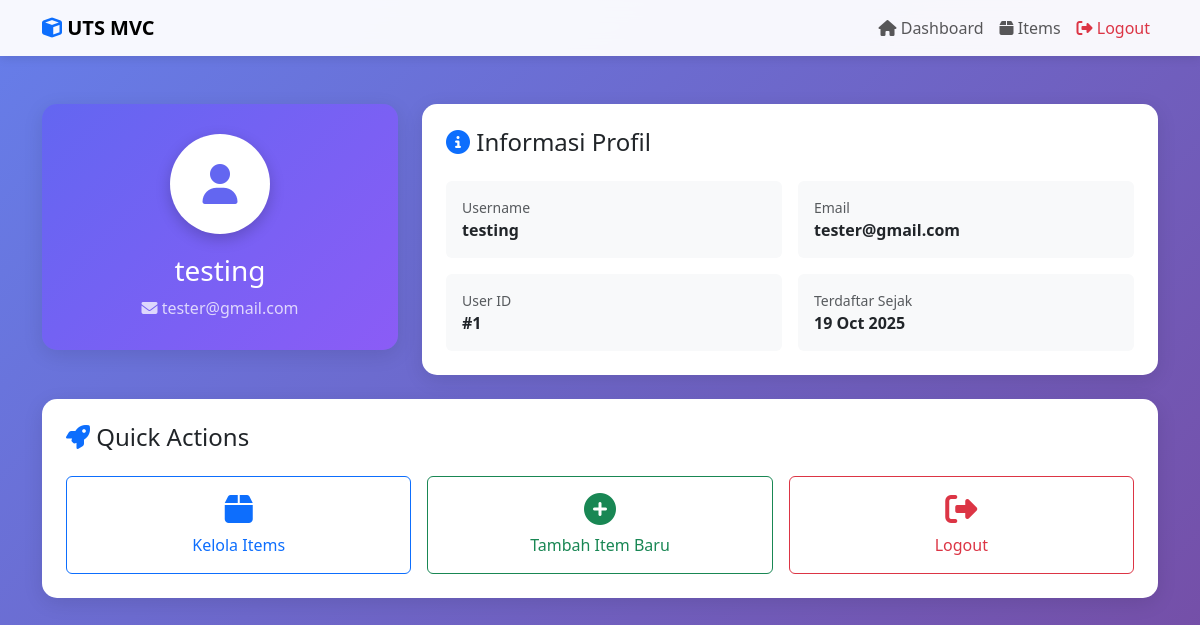
Screenshot of /webdemo_mvc/dashboard (signed in) with the database file from the repository.
### tables this page shows
CREATE TABLE users (
    id INT AUTO_INCREMENT PRIMARY KEY,
    username VARCHAR(50) UNIQUE NOT NULL,
    email VARCHAR(100) UNIQUE NOT NULL,
    password VARCHAR(255) NOT NULL,
    created_at TIMESTAMP DEFAULT CURRENT_TIMESTAMP,
    updated_at TIMESTAMP DEFAULT CURRENT_TIMESTAMP ON UPDATE CURRENT_TIMESTAMP,
    INDEX idx_username (username),
    INDEX idx_email (email)
);

### app/controllers/DashboardController.php (called while the page is built, shortened)
<?php
require_once __DIR__ . '/../models/User.php';
class DashboardController {
    public function index() {
        $userModel = new User();
        $user = $userModel->findById($_SESSION['user_id']);
        require __DIR__ . '/../views/dashboard/index.php';
    }
}
?>

### app/config/Database.php (called while the page is built, shortened)
<?php
class Database {
    private static $instance = null;
    private $conn;
    private $host = 'localhost';
    private $db_name = 'if0_40201504_uts_mvc';
    private $username = 'root';
    private $password = '';
    private $charset = 'utf8mb4';
    private function __construct() {
        try {
            $dsn = "mysql:host={$this->host};dbname={$this->db_name};charset={$this->charset}";
            $options = [
                PDO::ATTR_ERRMODE            => PDO::ERRMODE_EXCEPTION,
                PDO::ATTR_DEFAULT_FETCH_MODE => PDO::FETCH_ASSOC,
                PDO::ATTR_EMULATE_PREPARES   => false,
            ];
            $this->conn = new PDO($dsn, $this->username, $this->password, $options);
        } catch(PDOException $e) {
            die("Connection failed: " . $e->getMessage());
        }
    }
    public static function getInstance() {
        if (self::$instance === null) {
            self::$instance = new self();
        }
        return self::$instance;
    }
    public function getConnection() {
        return $this->conn;
    }
}
?>

### app/models/user.php (called while the page is built, shortened)
<?php
require_once __DIR__ . '/../config/Database.php';
class User {
    private $conn;
    private $table = 'users';
    public function __construct() {
        $database = Database::getInstance();
        $this->conn = $database->getConnection();
    }
    public function findById($id) {
        try {
            $query = "SELECT * FROM {$this->table} WHERE id = :id LIMIT 1";
            $stmt = $this->conn->prepare($query);
            $stmt->execute([':id' => $id]);
            return $stmt->fetch();
        } catch(PDOException $e) {
            error_log("User Find Error: " . $e->getMessage());
            return null;
        }
    }
}
?>

### app/views/dashboard/index.php (the view, shortened to what this page needs)
<?php require __DIR__ . '/../layouts/header.php'; ?>
<div class="container mt-5">
    <div class="row">
        <div class="col-lg-4 mb-4">
            <div class="card profile-badge">
                <div class="profile-avatar">
                    <i class="fas fa-user"></i>
                </div>
                <h3 class="mb-2"><?php echo htmlspecialchars($_SESSION['username']); ?></h3>
                <p class="mb-0 opacity-75">
                    <i class="fas fa-envelope"></i> <?php echo htmlspecialchars($_SESSION['email']); ?>
                </p>
            </div>
        </div>
        <div class="col-lg-8 mb-4">
            <div class="card">
                <div class="card-body p-4">
                    <h4 class="mb-4"><i class="fas fa-info-circle text-primary"></i> Informasi Profil</h4>
                    <div class="row g-3">
                        <div class="col-md-6">
                            <div class="p-3 bg-light rounded">
                                <small class="text-muted d-block">Username</small>
                                <strong><?php echo htmlspecialchars($user['username']); ?></strong>
                            </div>
                        </div>
                        <div class="col-md-6">
                            <div class="p-3 bg-light rounded">
                                <small class="text-muted d-block">Email</small>
                                <strong><?php echo htmlspecialchars($user['email']); ?></strong>
                            </div>
                        </div>
                        <div class="col-md-6">
                            <div class="p-3 bg-light rounded">
                                <small class="text-muted d-block">User ID</small>
                                <strong>#<?php echo $user['id']; ?></strong>
                            </div>
                        </div>
                        <div class="col-md-6">
                            <div class="p-3 bg-light rounded">
                                <small class="text-muted d-block">Terdaftar Sejak</small>
                                <strong><?php echo date('d M Y', strtotime($user['created_at'])); ?></strong>
                            </div>
                        </div>
                    </div>
                </div>
            </div>
        </div>
    </div>
    <div class="row">
        <div class="col-12">
            <div class="card">
                <div class="card-body p-4">
                    <h4 class="mb-4"><i class="fas fa-rocket text-primary"></i> Quick Actions</h4>
                    <div class="row g-3">
                        <div class="col-md-4">
                            <a href="/webdemo_mvc/items" class="btn btn-outline-primary w-100 p-3">
                                <i class="fas fa-box fa-2x mb-2 d-block"></i>
                                Kelola Items
                            </a>
                        </div>
                        <div class="col-md-4">
                            <a href="/webdemo_mvc/items/create" class="btn btn-outline-success w-100 p-3">
                                <i class="fas fa-plus-circle fa-2x mb-2 d-block"></i>
                                Tambah Item Baru
                            </a>
                        </div>
                        <div class="col-md-4">
                            <a href="/webdemo_mvc/logout" class="btn btn-outline-danger w-100 p-3">
                                <i class="fas fa-sign-out-alt fa-2x mb-2 d-block"></i>
                                Logout
                            </a>
                        </div>
                    </div>
                </div>
            </div>
        </div>
    </div>
</div>
<?php require __DIR__ . '/../layouts/footer.php'; ?>

### public/css/styles.css (style rules this page uses)
:root { --primary: #6366f1; --primary-dark: #4f46e5; --secondary: #8b5cf6; --success: #10b981; --danger: #ef4444; --dark: #1f2937; --light: #f9fafb; }
body { font-family: 'Segoe UI', Tahoma, Geneva, Verdana, sans-serif; background: linear-gradient(135deg, #667eea 0%, #764ba2 100%); min-height: 100vh; }
.card { border: none; border-radius: 15px; box-shadow: 0 5px 20px rgba(0,0,0,0.1); transition: transform 0.3s ease; }
.profile-badge { background: linear-gradient(135deg, var(--primary), var(--secondary)); color: white; padding: 30px; border-radius: 15px; text-align: center; }
.profile-avatar { width: 100px; height: 100px; background: white; color: var(--primary); border-radius: 50%; display: flex; align-items: center; justify-content: center; font-size: 40px; margin: 0 auto 20px; box-shadow: 0 5px 15px rgba(0,0,0,0.2); }

### rows the page displays
users: username "testing", email "tester@gmail.com", id "1", created_at "19 Oct 2025"

### other values shown
$_SESSION['username'] "testing"
$_SESSION['email'] "tester@gmail.com"
